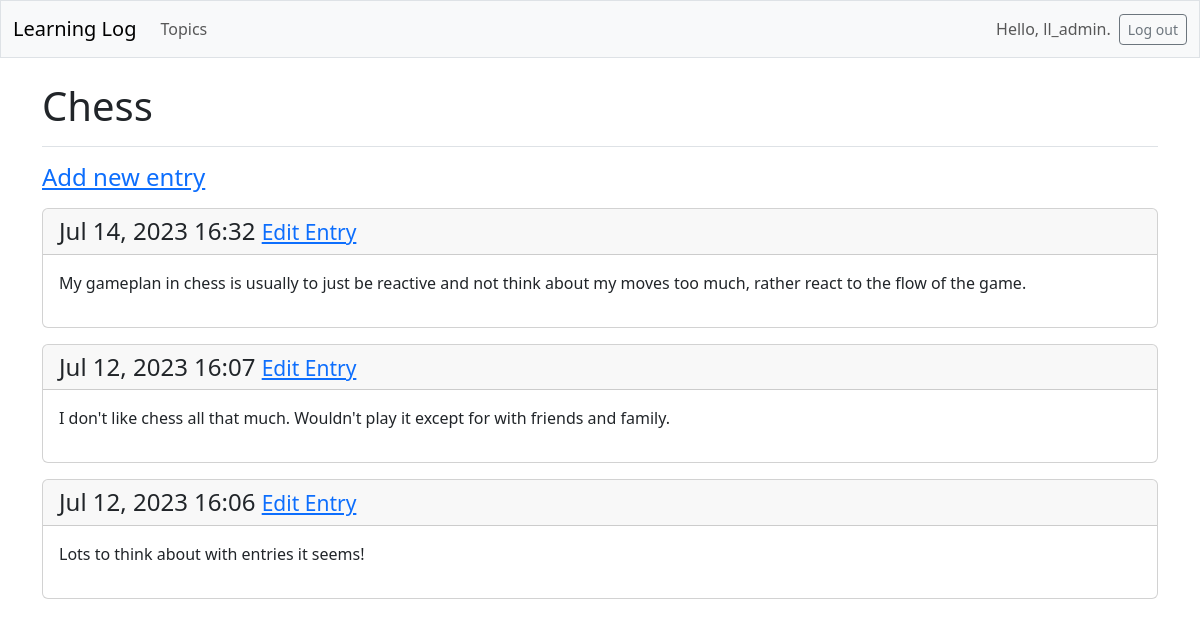
The page /topics/1/ (signed in) on the database its author committed.
### learning_logs/models.py (models this page shows, shortened)
class Topic(models.Model):
    text = models.CharField(max_length=200)
    date_added=models.DateTimeField(auto_now_add=True)
    owner = models.ForeignKey(User, on_delete=models.CASCADE)

class Entry(models.Model):
    topic = models.ForeignKey(Topic, on_delete=models.CASCADE)
    text = models.TextField()
    date_added = models.DateTimeField(auto_now_add=True)
    class Meta:
        verbose_name_plural = "entries"

### learning_logs/views.py (the view)
# urls.py: path('topics/<int:topic_id>/', views.topic, name='topic'),
@login_required
def topic(request, topic_id):
    topic = Topic.objects.get(id=topic_id)
    check_topic_owner(topic, request.user)
    entries = topic.entry_set.order_by('-date_added')
    context = {'topic': topic, 'entries': entries}
    return render(request, 'learning_logs/topic.html', context)

### learning_logs/views.py (called while the page is built)
def check_topic_owner(topic, user):
    if topic.owner != user:
        raise Http404

### learning_logs/templates/learning_logs/topic.html
{% extends 'learning_logs/base.html' %}
{% block page_header %}
  <h1>{{ topic.text }}</h1>
{% endblock page_header %}
{% block content %}
  <p>
    <h4><a href="{% url 'learning_logs:new_entry' topic.id %}">Add new entry</a></h4>
  </p>
  {% for entry in entries %}
    <div class="card mb-3">
      <h4 class="card-header">
        {{ entry.date_added|date:'M d, Y H:i' }}
        <small><a href="{% url 'learning_logs:edit_entry' entry.id %}">Edit Entry</a></small>
      </h4>
      <div class="card-body">{{ entry.text|linebreaks }}</div>
    </div>
  {% empty %}
    <p>There are no entries for this topic yet.</p>
  {% endfor %}
{% endblock content %}

### learning_logs/templates/learning_logs/base.html (shortened to what this page needs)
<!doctype html>
<html lang="en">
<head>
  {% load django_bootstrap5 %}
  {% bootstrap_css %}
</head>
<body>
  <nav class="navbar navbar-expand-md navbar-light bg-light mb-4 border">
    <div class="container-fluid">
      <a class="navbar-brand" href="{% url 'learning_logs:index' %}">
          Learning Log</a>
      <div class="collapse navbar-collapse" id="navbarCollapse">
        <ul class="navbar-nav me-auto mb-2 mb-md-0">
          <li class="nav-item">
            <a class="nav-link" href="{% url 'learning_logs:topics' %}">
              Topics</a></li>
        </ul>
        <ul class="navbar-nav ms-auto mb-2 mb-md-0">
          {% if user.is_authenticated %}
            <li class="nav-item">
              <span class="navbar-text me-2">Hello, {{ user.username }}.
                </span></li>
          {% endif %}
        </ul>
        {% if user.is_authenticated %}
          <form action="{% url 'accounts:logout' %}" method='post'>
            <button name='submit' class='btn btn-outline-secondary btn-sm'>
              Log out</button>
          </form>
        {% endif %}
      </div>
    </div>
  </nav>
  <main class="container">
    <div class="pb-2 mb-2 border-bottom">
      {% block page_header %}{% endblock page_header %}
    </div>
    <div>
      {% block content %}{% endblock content %}
    </div>
  </main>
</body>
</html>

### rows shown on the page
Topic: text "Chess"
Entry: date_added "Jul 14, 2023 16:32", text "My gameplan in chess is usually to just be reactive and not think about my moves too much, rather react to the flow of the game."
Entry: date_added "Jul 12, 2023 16:07", text "I don't like chess all that much. Wouldn't play it except for with friends and family."
Entry: date_added "Jul 12, 2023 16:06", text "Lots to think about with entries it seems!"

### other values the page prints
{{ user.username }} "ll_admin"
